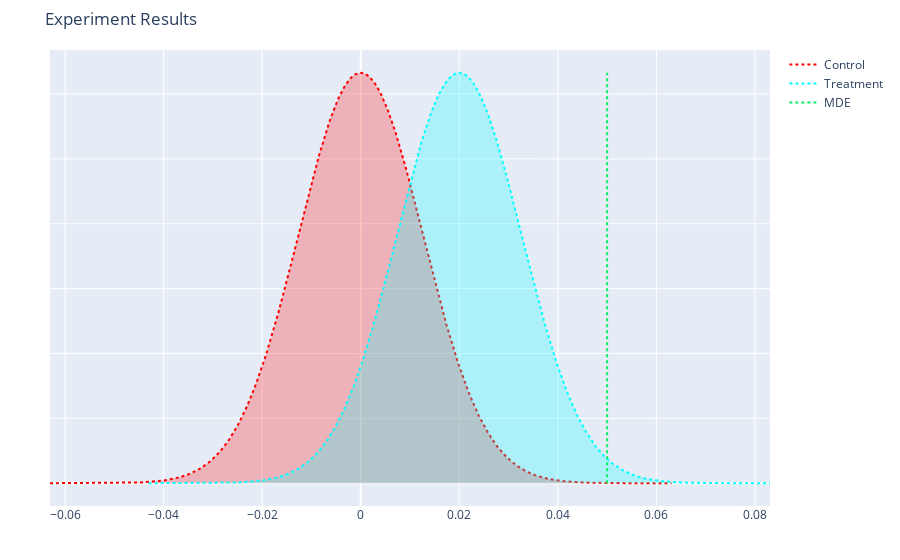

This figure's notebook cell:
### Markdown cell above
- Case 3

### Code cell
# Results in KDE (case 3)

kde_3 = ab_exp.get_experiment_results(min_sample_size, .08, min_sample_size, .1, 'KDE')
kde_3

### Figure 1 — Plotly figure (JSON) as saved in the notebook; plotly's stock layout.template omitted (floating-point values rounded to 4 significant figures; data arrays with more than 128 entries replaced by an {"elided": "..."} marker saying what was removed)
{"data": [{"line": {"color": "red", "dash": "dot"}, "mode": "lines", "name": "Control", "type": "scatter", "x": {"elided": "1030 float values"}, "y": {"elided": "1030 float values"}}, {"fill": "tozeroy", "fillcolor": "rgba(255,0,0,0.25)", "mode": "none", "name": "Control Area", "showlegend": false, "type": "scatter", "x": {"elided": "1030 float values"}, "y": {"elided": "1030 float values"}}, {"line": {"color": "cyan", "dash": "dot"}, "mode": "lines", "name": "Treatment", "type": "scatter", "x": {"elided": "1030 float values"}, "y": {"elided": "1030 float values"}}, {"fill": "tozeroy", "fillcolor": "rgba(0,255,255,0.25)", "mode": "none", "name": "Treatment Area", "showlegend": false, "type": "scatter", "x": {"elided": "1030 float values"}, "y": {"elided": "1030 float values"}}, {"line": {"color": "#04ef62", "dash": "dot"}, "mode": "lines", "name": "MDE", "type": "scatter", "x": [0.05, 0.05], "y": [0, 31.63]}], "layout": {"autosize": true, "margin": {"b": 50, "l": 50, "r": 50, "t": 50}, "title": {"text": "Experiment Results"}, "xaxis": {"title": {"text": ""}}, "yaxis": {"showticklabels": false, "title": {"text": ""}}}}
